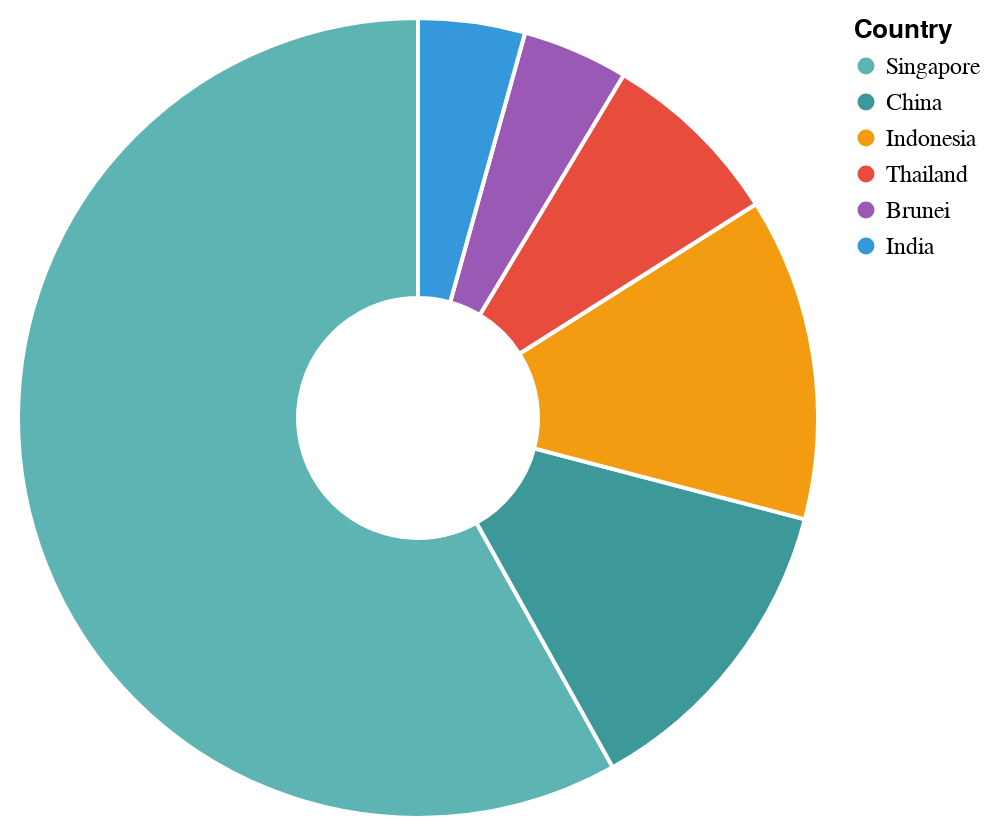

Specify this chart in Vega-Lite:
### Vega-Lite specification from a JSON file in a GitHub repository (floating-point values rounded to 4 significant figures)
{"$schema": "https://vega.github.io/schema/vega-lite/v5.json", "width": 400, "height": 400, "data": {"values": [{"Country": "Singapore", "Arrivals": 6526262}, {"Country": "China", "Arrivals": 1441184}, {"Country": "Indonesia", "Arrivals": 1466923}, {"Country": "Thailand", "Arrivals": 833610}, {"Country": "Brunei", "Arrivals": 480916}, {"Country": "India", "Arrivals": 484791}]}, "mark": {"type": "arc", "innerRadius": 60, "tooltip": true, "stroke": "white", "strokeWidth": 2}, "encoding": {"theta": {"field": "Arrivals", "type": "quantitative", "stack": true}, "color": {"field": "Country", "type": "nominal", "scale": {"domain": ["Singapore", "China", "Indonesia", "Thailand", "Brunei", "India"], "range": ["#5EB3B3", "#3D9999", "#f39c12", "#e74c3c", "#9b59b6", "#3498db"]}, "legend": {"title": "Country", "orient": "right", "labelFontSize": 12, "titleFontSize": 13, "titleFontWeight": 600}}, "tooltip": [{"field": "Country", "type": "nominal", "title": "Country"}, {"field": "Arrivals", "type": "quantitative", "title": "Arrivals", "format": ","}, {"calculate": "format(datum.Arrivals / 11234670 * 100, '.1f') + '%'", "as": "Percentage", "title": "Share"}]}, "view": {"stroke": null}}
